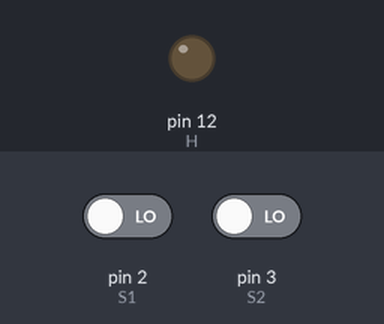
Simulated run of this sketch. Board: Arduino Uno, built with avr-gcc and run on an emulated ATmega328P. Parts: output pins drawn as LEDs (lit = HIGH). The test bench sets the inputs (shaded band); at power-on: pin 2 (S1) LOW, pin 3 (S2) LOW.

Above: at 1.2 s.
1.3 s: pin 2 (S1) driven HIGH
At 2.5 s:
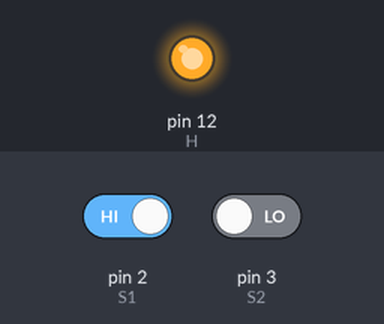
2.8 s: pin 3 (S2) driven HIGH
At 3.6 s:
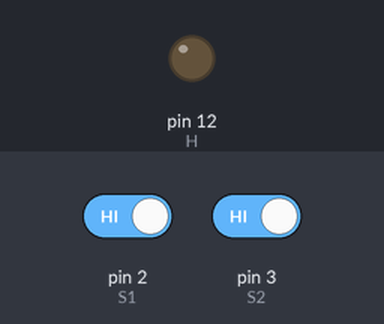
4.3 s: pin 3 (S2) driven LOW
At 4.8 s:
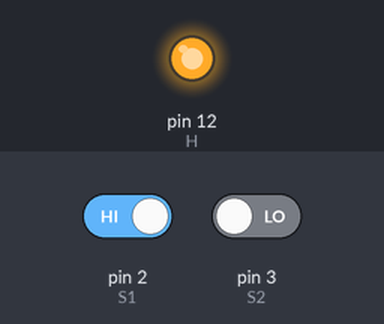
Timing chart, 0 to 7.3 s (numbered marks = the images above; inputs shaded):
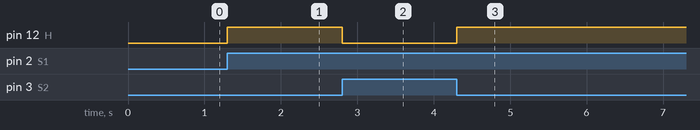

The sketch:

Montage13_1_.ino
```cpp
#define S1 2
#define S2 3
#define H 12
bool etatS1;
bool etatS2;
int compteur;

void setup(){
pinMode(S1, INPUT);
pinMode(S2, INPUT);
pinMode(H, OUTPUT);
// Serial.begin(9600);
}

void loop(){
  etatS1=digitalRead(S1);
  etatS2=digitalRead(S2);

    if (etatS1==true)
	compteur++;

  if (compteur == 10){
    digitalWrite(H,HIGH);
  }

  if(etatS2==true){
    digitalWrite(H, LOW);
    compteur=0;
    }

}
```

Measured:
- after the input at 1.3 s, pin 12 (H): LOW → HIGH at once
- after the input at 2.8 s, pin 12 (H): HIGH → LOW at once
- after the input at 4.3 s, pin 12 (H): LOW → HIGH at once
